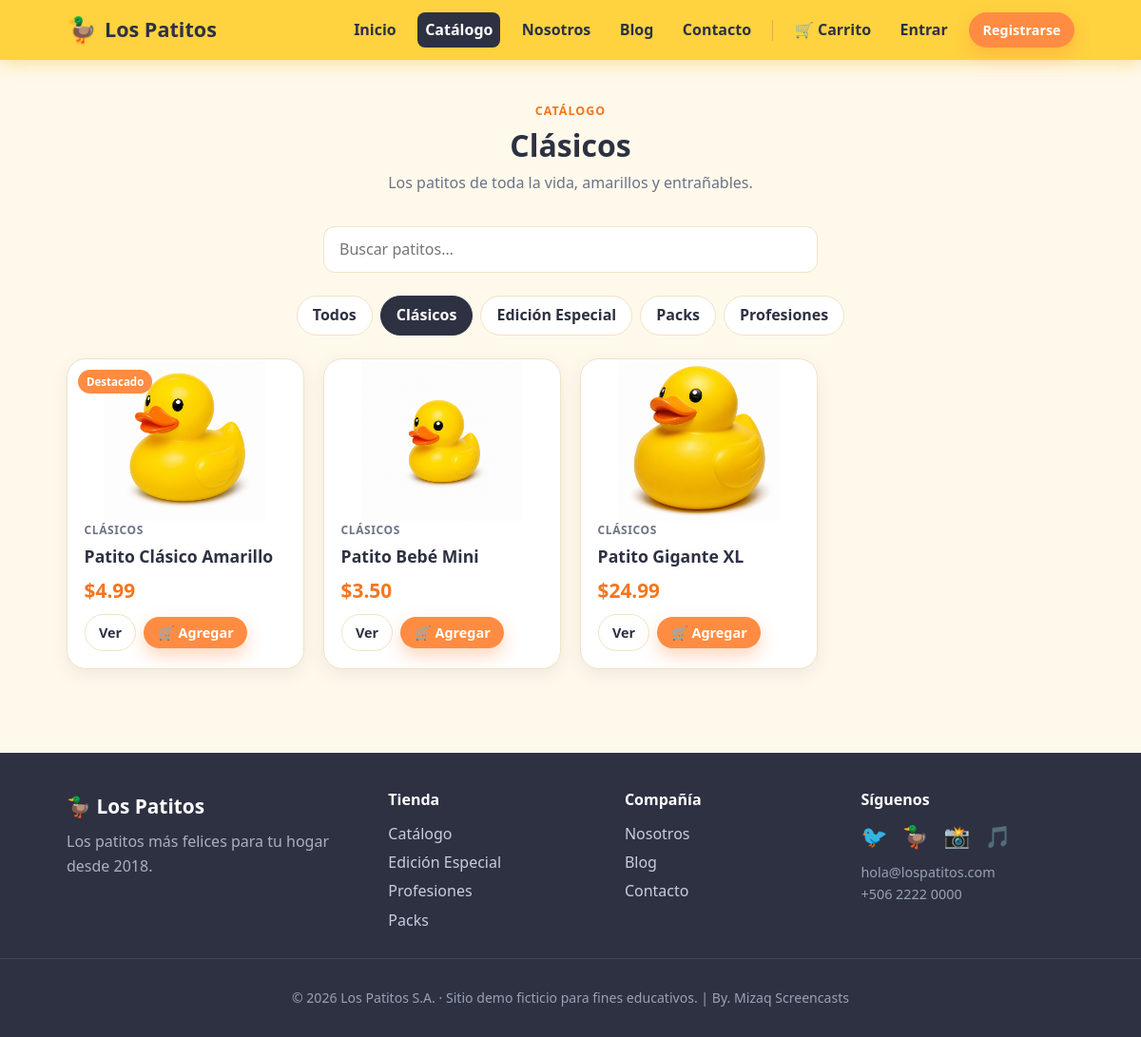
Screenshot of /productos.php?categoria=clasicos with the database file from the repository.
### tables this page shows
CREATE TABLE IF NOT EXISTS categorias (
    id BIGINT UNSIGNED AUTO_INCREMENT PRIMARY KEY,
    nombre VARCHAR(80) NOT NULL,
    slug VARCHAR(80) NOT NULL,
    descripcion VARCHAR(255) NULL,
    UNIQUE KEY uk_categorias_slug (slug)
);

CREATE TABLE IF NOT EXISTS productos (
    id BIGINT UNSIGNED AUTO_INCREMENT PRIMARY KEY,
    categoria_id BIGINT UNSIGNED NULL,
    nombre VARCHAR(120) NOT NULL,
    slug VARCHAR(120) NOT NULL,
    descripcion TEXT NULL,
    precio DECIMAL(10, 2) NOT NULL DEFAULT 0.00,
    emoji VARCHAR(16) NOT NULL DEFAULT '🦆',
    imagen VARCHAR(255) NULL,
    color_hex VARCHAR(7) NOT NULL DEFAULT '#FFD23F',
    stock INT NOT NULL DEFAULT 0,
    destacado TINYINT(1) NOT NULL DEFAULT 0,
    estado ENUM('activo', 'inactivo') NOT NULL DEFAULT 'activo',
    fecha_creacion TIMESTAMP NOT NULL DEFAULT CURRENT_TIMESTAMP,
    UNIQUE KEY uk_productos_slug (slug),
    KEY idx_productos_categoria (categoria_id),
    CONSTRAINT fk_productos_categoria FOREIGN KEY (categoria_id)
        REFERENCES categorias (id) ON DELETE SET NULL
);

### includes/helpers.php (called while the page is built, shortened)
<?php
function e(?string $value): string
{
    return htmlspecialchars((string) $value, ENT_QUOTES, 'UTF-8');
}

### includes/auth.php (called while the page is built, shortened)
<?php
require_once __DIR__ . '/../config.php';
require_once __DIR__ . '/helpers.php';
function is_authenticated(): bool
{
    return !empty($_SESSION['user_id']);
}
function current_user(): ?array
{
    if (!is_authenticated()) {
        return null;
    }
    $user = find_user_by_id((int) $_SESSION['user_id']);
    return $user;
}

### config.php (called while the page is built, shortened)
<?php
function db(): PDO
{
    static $pdo = null;
    if ($pdo instanceof PDO) {
        return $pdo;
    }
    $dsn = sprintf(
        'mysql:host=%s;port=%s;dbname=%s;charset=utf8mb4',
        DB_HOST,
        DB_PORT,
        DB_NAME
    );
    $options = [
        PDO::ATTR_ERRMODE => PDO::ERRMODE_EXCEPTION,
        PDO::ATTR_DEFAULT_FETCH_MODE => PDO::FETCH_ASSOC,
        PDO::ATTR_EMULATE_PREPARES => false,
    ];
    $pdo = new PDO($dsn, DB_USER, DB_PASS, $options);
    return $pdo;
}

### includes/catalog.php (called while the page is built, shortened)
<?php
require_once __DIR__ . '/../config.php';
function get_categorias(): array
{
    return db()->query('SELECT id, nombre, slug, descripcion FROM categorias ORDER BY id')
        ->fetchAll();
}
function get_categoria_por_slug(string $slug): ?array
{
    $stmt = db()->prepare('SELECT id, nombre, slug, descripcion FROM categorias WHERE slug = :slug LIMIT 1');
    $stmt->execute(['slug' => $slug]);
    return $stmt->fetch() ?: null;
}
function get_productos(?string $categoriaSlug = null, ?string $busqueda = null): array
{
    $sql = "SELECT p.id, p.nombre, p.slug, p.descripcion, p.precio, p.emoji, p.imagen, p.color_hex,
                   p.stock, p.destacado, c.nombre AS categoria, c.slug AS categoria_slug
            FROM productos p
            LEFT JOIN categorias c ON c.id = p.categoria_id
            WHERE p.estado = 'activo'";
    $params = [];
    if ($categoriaSlug !== null && $categoriaSlug !== '') {
        $sql .= ' AND c.slug = :categoria';
        $params['categoria'] = $categoriaSlug;
    }
    $sql .= ' ORDER BY p.destacado DESC, p.nombre ASC';
    $stmt = db()->prepare($sql);
    $stmt->execute($params);
    return $stmt->fetchAll();
}

### productos.php (the view, shortened to what this page needs)
<?php
require_once __DIR__ . '/config.php';
require_once __DIR__ . '/includes/layout.php';
require_once __DIR__ . '/includes/catalog.php';
$categoriaSlug = trim((string) ($_GET['categoria'] ?? ''));
$busqueda = trim((string) ($_GET['q'] ?? ''));
$categorias = get_categorias();
$categoriaActual = $categoriaSlug !== '' ? get_categoria_por_slug($categoriaSlug) : null;
$productos = get_productos($categoriaActual ? $categoriaSlug : null, $busqueda !== '' ? $busqueda : null);
render_header('Catálogo', 'productos');
?>
<section class="section">
    <div class="container">
        <div class="section__head">
            <span class="eyebrow">Catálogo</span>
            <h2><?= $categoriaActual ? e($categoriaActual['nombre']) : 'Todos los patitos' ?></h2>
            <p><?= $categoriaActual ? e($categoriaActual['descripcion']) : 'Encuentra el patito perfecto para ti o para regalar.' ?></p>
        </div>
        <form method="get" class="form" style="max-width:520px;margin:0 auto 1.5rem;">
            <div class="form__group">
                <input type="search" name="q" value="<?= e($busqueda) ?>" placeholder="Buscar patitos…" aria-label="Buscar">
            </div>
        </form>
        <div class="chips">
            <a class="chip<?= $categoriaSlug === '' ? ' is-active' : '' ?>" href="productos.php">Todos</a>
            <?php foreach ($categorias as $c): ?>
                <a class="chip<?= $categoriaSlug === $c['slug'] ? ' is-active' : '' ?>" href="productos.php?categoria=<?= e($c['slug']) ?>"><?= e($c['nombre']) ?></a>
            <?php endforeach; ?>
        </div>
        <?php if ($productos === []): ?>
            <p class="text-center muted">No encontramos patitos que coincidan con tu búsqueda. 🦆</p>
        <?php else: ?>
            <div class="grid grid--products">
                <?php foreach ($productos as $p): ?>
                    <article class="product">
                        <div class="product__media" style="background: <?= e($p['color_hex']) ?>22;">
                            <?php if ((int) $p['destacado'] === 1): ?><span class="product__tag">Destacado</span><?php endif; ?>
                            <?= producto_img($p, 'media-img') ?>
                        </div>
                        <div class="product__body">
                            <span class="product__cat"><?= e($p['categoria'] ?? 'General') ?></span>
                            <h3 class="product__name"><a href="producto.php?slug=<?= e($p['slug']) ?>"><?= e($p['nombre']) ?></a></h3>
                            <div class="product__price"><?= e(money($p['precio'])) ?></div>
                            <div class="product__foot">
                                <a class="button button--ghost button--sm" href="producto.php?slug=<?= e($p['slug']) ?>">Ver</a>
                                <form method="post" action="carrito.php" style="margin:0;">
                                    <button type="submit" class="button button--primary button--sm">🛒 Agregar</button>
                                </form>
                            </div>
                        </div>
                    </article>
                <?php endforeach; ?>
            </div>
        <?php endif; ?>
    </div>
</section>
<?php
render_footer();

### includes/layout.php (shortened to what this page needs)
<?php
require_once __DIR__ . '/helpers.php';
require_once __DIR__ . '/auth.php';
function nav_links(): array
{
    return [
        'inicio'    => ['Inicio', 'index.php'],
        'productos' => ['Catálogo', 'productos.php'],
        'nosotros'  => ['Nosotros', 'nosotros.php'],
        'blog'      => ['Blog', 'blog.php'],
        'contacto'  => ['Contacto', 'contacto.php'],
    ];
}
function render_header(string $title, string $active = ''): void
{
    $user = current_user();
    $cartCount = cart_count();
    ?>
<!DOCTYPE html>
<html lang="es">
<head>
    <link rel="stylesheet" href="assets/css/styles.css">
</head>
<body>
    <header class="navbar">
        <div class="navbar__inner">
            <a class="navbar__brand" href="index.php">
                <span class="navbar__logo">🦆</span>
                <span class="navbar__name">Los Patitos</span>
            </a>
            <nav class="navbar__nav">
                <?php foreach (nav_links() as $key => [$label, $href]): ?>
                    <a
                        class="navbar__link<?= $active === $key ? ' is-active' : '' ?>"
                        href="<?= e($href) ?>"
                    ><?= e($label) ?></a>
                <?php endforeach; ?>
                <?php if ($user): ?>
                    <a class="navbar__link<?= $active === 'carrito' ? ' is-active' : '' ?>" href="carrito.php">
                        🛒 Carrito<?php if ($cartCount > 0): ?> <span class="navbar__badge"><?= (int) $cartCount ?></span><?php endif; ?>
                    </a>
                    <a class="navbar__link<?= $active === 'cuenta' ? ' is-active' : '' ?>" href="dashboard.php">Mi cuenta</a>
                    <form method="post" action="logout.php" class="navbar__logout">
                        <?= csrf_input() ?>
                        <button type="submit" class="button button--ghost button--sm">Salir</button>
                    </form>
                <?php else: ?>
                    <a class="navbar__link<?= $active === 'carrito' ? ' is-active' : '' ?>" href="carrito.php">
                        🛒 Carrito<?php if ($cartCount > 0): ?> <span class="navbar__badge"><?= (int) $cartCount ?></span><?php endif; ?>
                    </a>
                    <a class="navbar__link" href="login.php">Entrar</a>
                    <a class="button button--primary button--sm" href="registro.php">Registrarse</a>
                <?php endif; ?>
            </nav>
        </div>
    </header>
    <main class="site-main">
<?php
}
function render_footer(): void
{
    $year = '2026';
    ?>
    </main>
    <footer class="footer">
        <div class="footer__inner">
            <div class="footer__col">
                <div class="footer__brand"><span>🦆</span> Los Patitos</div>
                <p class="footer__tagline">Los patitos más felices para tu hogar desde 2018.</p>
            </div>
            <div class="footer__col">
                <h4>Tienda</h4>
                <a href="productos.php">Catálogo</a>
                <a href="productos.php?categoria=edicion-especial">Edición Especial</a>
                <a href="productos.php?categoria=profesiones">Profesiones</a>
                <a href="productos.php?categoria=packs">Packs</a>
            </div>
            <div class="footer__col">
                <h4>Compañía</h4>
                <a href="nosotros.php">Nosotros</a>
                <a href="blog.php">Blog</a>
                <a href="contacto.php">Contacto</a>
            </div>
            <div class="footer__col">
                <h4>Síguenos</h4>
                <p class="footer__social">🐦 🦆 📸 🎵</p>
                <p class="footer__muted">hola@lospatitos.com<br>+506 2222 0000</p>
            </div>
        </div>
        <div class="footer__bottom">
            <p>© <?= e($year) ?> Los Patitos S.A. · Sitio demo ficticio para fines educativos. | By. Mizaq Screencasts</p>
        </div>
    </footer>
</body>
</html>
<?php
}
function money(float|string|int $amount): string
{
    return '$' . number_format((float) $amount, 2, '.', ',');
}
function producto_img(array $datos, string $class = 'media-img'): string
{
    $src = trim((string) ($datos['imagen'] ?? ''));
    $nombre = e((string) ($datos['nombre'] ?? $datos['nombre_producto'] ?? 'Producto'));
    if ($src !== '') {
        return '<img class="' . e($class) . '" src="' . e($src) . '" alt="' . $nombre . '" loading="lazy">';
    }
    return '<span class="' . e($class) . ' media-img--emoji">' . e((string) ($datos['emoji'] ?? '🦆')) . '</span>';
}

### rows the page displays
categorias: nombre "Clásicos", descripcion "Los patitos de toda la vida, amarillos y entrañables."
categorias: nombre "Edición Especial"
categorias: nombre "Packs"
categorias: nombre "Profesiones"
productos: destacado "Destacado", imagen (picture), categoria.nombre "CLÁSICOS", nombre "Patito Clásico Amarillo", precio "$4.99"
productos: imagen (picture), categoria.nombre "CLÁSICOS", nombre "Patito Bebé Mini", precio "$3.50"
productos: imagen (picture), categoria.nombre "CLÁSICOS", nombre "Patito Gigante XL", precio "$24.99"

### other values shown
$label "Inicio"
$label "Catálogo"
$label "Nosotros"
$label "Blog"
$label "Contacto"
$year "2026"
